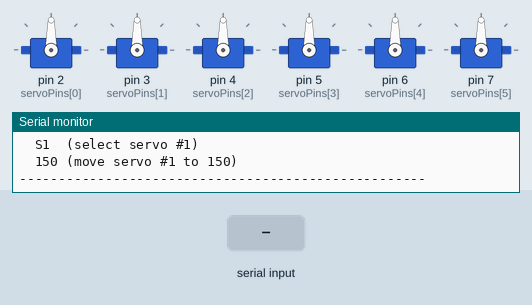
Recording of a sketch running on a simulated Arduino Uno, built with avr-gcc and run on an emulated ATmega328P. On the bench: 6 × servo, the last lines printed to the serial monitor. The test bench sets the inputs (shaded band).

Above: at 1.6 s.
1.7 s: "S4\n" received over Serial
3.2 s: "30,150,10\n" received over Serial
At 5.5 s:
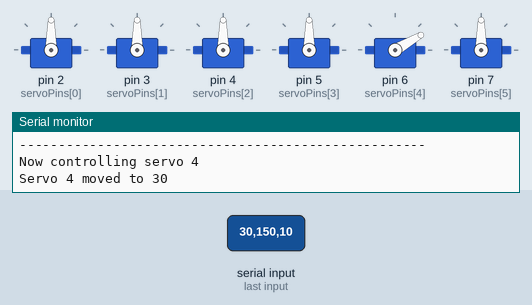
5.9 s: "0\n" received over Serial
At 7.7 s:
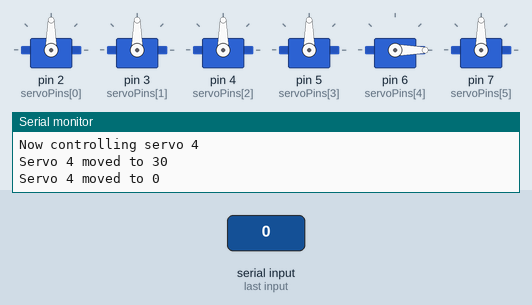
8.0 s: "200\n" received over Serial
At 12.3 s:
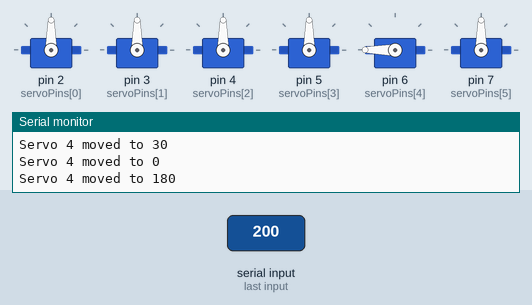
Timing chart, 0 to 13.8 s (numbered marks = the images above; inputs shaded):
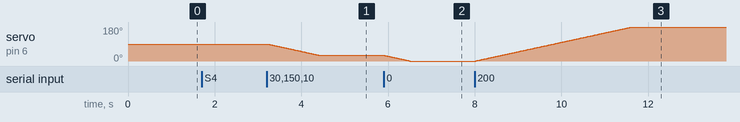

Measured:
- after the input at 3.2 s, servo on pin 6 (servoPins[4]): moves from 90° to 30° over 1.2 s, starting at once
- after the input at 5.9 s, servo on pin 6 (servoPins[4]): moves from 30° to 0° over 0.58 s, starting at once
- after the input at 8.0 s, servo on pin 6 (servoPins[4]): moves from 0° to 180° over 3.6 s, starting at once

The sketch:

SixMotorDemoV2.ino
```cpp
#include <Servo.h>

/**
 * V2 (Enhanced): Real-time Text-Based Control via Serial Monitor.
 *
 * Changelog:
 *  - You no longer have to type "S4=120" every time.
 *  - Instead, you select a servo first by typing, e.g., "S4" (which sets currentServo to 4).
 *  - Then simply type the angle as a number (e.g., "120"), and it moves that servo by that angle.
 *  - To change the servo, type "S1", then type angles (e.g., 50, 150, etc.).
 *  - You can still type "SPEED=XX" to set the servo movement delay.
 *
 * Usage Example:
 *   1) "S2"  -> sets currentServo = 2.
 *   2) "120" -> moves servo #2 to 120 degrees, one degree at a time.
 *   3) "60"  -> now moves servo #2 to 60 degrees.
 *   4) "S1"  -> sets currentServo = 1.
 *   5) "100" -> moves servo #1 to 100 degrees.
 *   6) "SPEED=10" -> servo moves faster (10 ms per degree).
 *
 */

// ----------------- Configuration -----------------
static const int NUM_SERVOS = 6;
static const int servoPins[NUM_SERVOS] = {2, 3, 4, 5, 6, 7};

#include <string.h> // for strncmp, etc.

Servo servos[NUM_SERVOS];

// Buffer for incoming serial commands
#define CMD_BUFFER_SIZE 32
char cmdBuffer[CMD_BUFFER_SIZE];
byte cmdIndex = 0;

// Global speed (delay in ms between increments)
int g_moveDelay = 20; // 20 ms is a moderate default

// Current servo selected by the user
int currentServo = -1; // invalid by default

void setup() {
  Serial.begin(9600);

  // Attach servos and set them all to 90 at startup
  for (int i = 0; i < NUM_SERVOS; i++) {
    servos[i].attach(servoPins[i]);
    servos[i].write(90);
  }

  // Print instructions
  Serial.println("=== Robotic Arm Control (V2 Enhanced) ===");
  Serial.println("Use commands in Serial Monitor (newline-terminated, 9600 baud):");
  Serial.println(" - 'Sx': select servo x (0..5)");
  Serial.println(" - Then type a number (e.g. '120') to move that servo to that angle.");
  Serial.println(" - 'SPEED=XX': set move delay to XX ms per degree (0..200)");
  Serial.println("Example:");
  Serial.println("  S2  (select servo #2)");
  Serial.println("  120 (move servo #2 to 120)");
  Serial.println("  60  (move servo #2 to 60)");
  Serial.println("  S1  (select servo #1)");
  Serial.println("  150 (move servo #1 to 150)");
  Serial.println("----------------------------------------------------");
}

void loop() {
  // Continuously read serial data and parse commands
  while (Serial.available() > 0) {
    char incomingByte = Serial.read();

    // If we get a newline, parse the command
    if (incomingByte == '\n') {
      cmdBuffer[cmdIndex] = '\0'; // null-terminate the string
      parseCommand(cmdBuffer);
      cmdIndex = 0; // reset buffer
    } else {
      // Add incoming character to buffer if there's space
      if (cmdIndex < CMD_BUFFER_SIZE - 1) {
        cmdBuffer[cmdIndex++] = incomingByte;
      }
    }
  }
}

// ----------------- Parse and Act on Commands --------------------
void parseCommand(char* command) {
  // Trim leading/trailing whitespace (optional)
  // For simplicity, assume user input is well-formed.

  // If command is empty, ignore.
  if (strlen(command) == 0) {
    return;
  }

  // 1) Check if the command sets the SPEED.
  if (strncmp(command, "SPEED=", 6) == 0) {
    int newSpeed = atoi(command + 6);
    if (newSpeed < 0) newSpeed = 0;
    // you might limit to some upper bound if desired, e.g. 200
    if (newSpeed > 200) newSpeed = 200;
    g_moveDelay = newSpeed;
    Serial.print("Global move delay set to ");
    Serial.print(g_moveDelay);
    Serial.println(" ms");
    return;
  }

  // 2) Check if the command is selecting a servo, i.e. 'Sx'
  //    We'll assume up to 2 digits for servo index but you only have 6 anyway.
  if (command[0] == 'S') {
    // skip the 'S', parse the number
    int sIndex = atoi(&command[1]);
    if (sIndex < 0 || sIndex >= NUM_SERVOS) {
      Serial.println("Invalid servo index!");
      return;
    }
    currentServo = sIndex;
    Serial.print("Now controlling servo ");
    Serial.println(currentServo);
    return;
  }

  // 3) Otherwise, we assume the user typed an angle.
  //    If no servo is selected, print error.
  if (currentServo < 0 || currentServo >= NUM_SERVOS) {
    Serial.println("No valid servo selected. Type something like 'S2' first.");
    return;
  }

  // Parse angle
  int targetAngle = atoi(command);
  if (targetAngle < 0) targetAngle = 0;
  if (targetAngle > 180) targetAngle = 180;

  // Move the servo more slowly, degree by degree
  int currentAngle = servos[currentServo].read();

  if (currentAngle < targetAngle) {
    for (int a = currentAngle; a <= targetAngle; a++) {
      servos[currentServo].write(a);
      delay(g_moveDelay);
    }
  } else if (currentAngle > targetAngle) {
    for (int a = currentAngle; a >= targetAngle; a--) {
      servos[currentServo].write(a);
      delay(g_moveDelay);
    }
  }

  // Optional feedback
  Serial.print("Servo ");
  Serial.print(currentServo);
  Serial.print(" moved to ");
  Serial.println(targetAngle);
}
```
